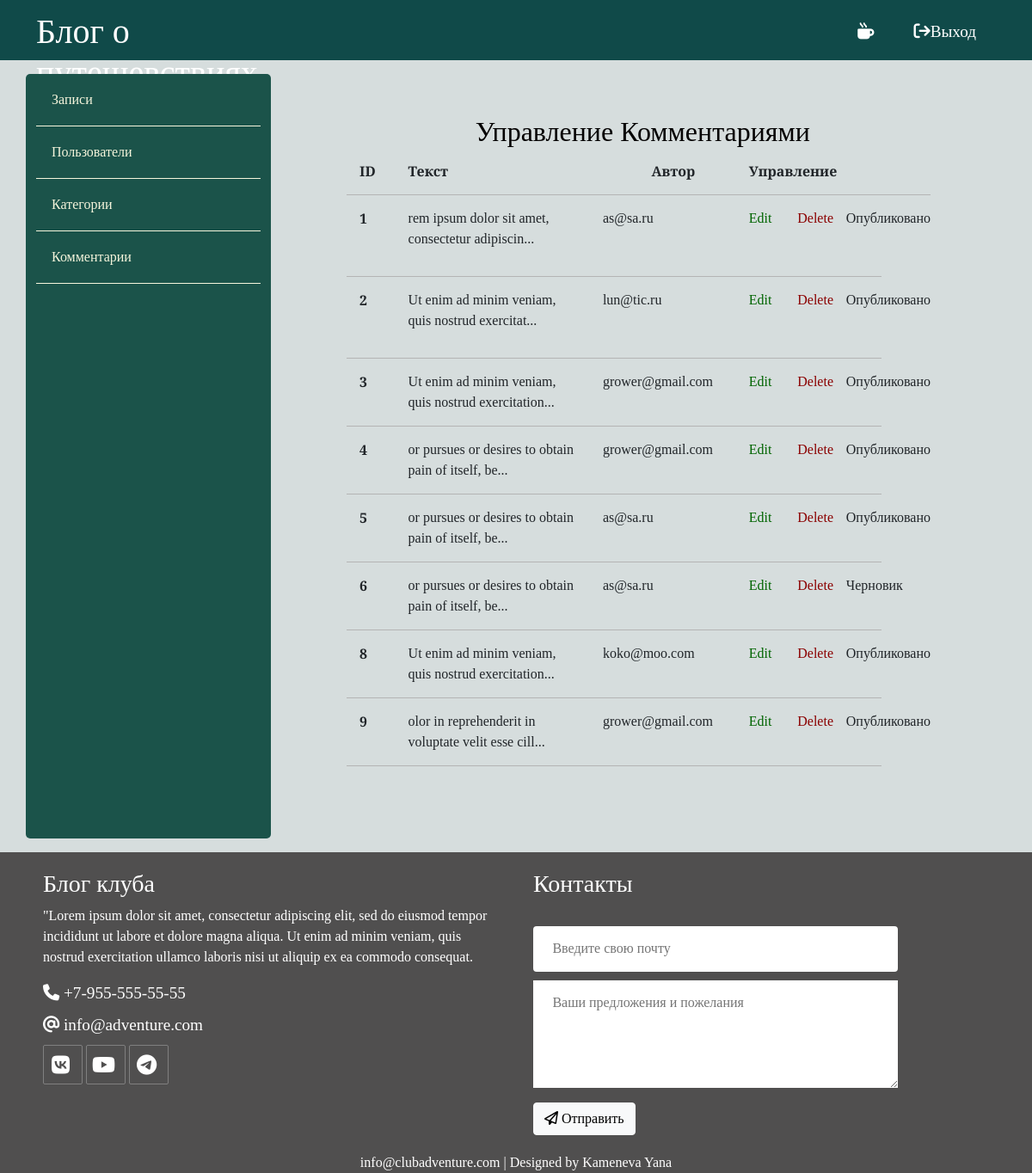
The app's page /admin/comments/index.php with its own data.
### tables this page shows
CREATE TABLE `comments` (
  `id` int NOT NULL,
  `status` tinyint DEFAULT '0',
  `page` int NOT NULL,
  `email` varchar(100) NOT NULL,
  `comment` text NOT NULL,
  `created_date` datetime NOT NULL DEFAULT CURRENT_TIMESTAMP
);

### app/database/db.php (called while the page is built, shortened)
<?php
include $_SERVER['DOCUMENT_ROOT'] . '/dinamicsite/app/database/connect.php';
function dbCheckError($query){
    $errInfo = $query->errorInfo();
    return true;
}
function selectAll($table, $params = []) {
    global $pdo;
    $sql = "SELECT * FROM $table";
    if (!empty($params)) {
        $i = 0;
        foreach ($params as $key => $value) {
            if (!is_numeric($value)) {
                $value = "'". $value . "'";
            }
            if ($i === 0) {
                $sql = $sql . " WHERE $key = $value";
        }else {
            $sql = $sql . " AND $key = $value";
        }
        $i++;
    }
}
    $query = $pdo->prepare($sql);
    $query->execute();
    return $query->fetchAll();
}

### app/controllers/commentaries.php (called while the page is built, shortened)
<?php
include_once $_SERVER['DOCUMENT_ROOT'] . '/dinamicsite/app/database/db.php';
$commentsForAdm = selectAll('comments');

### admin/comments/index.php (the view)
<?php include '../../app/include/header-admin.php';
include "../../app/controllers/commentaries.php"; ?>
<div class='container'>
<?php include '../../app/include/sidebar-admin.php'; ?>
        <div class='posts col-9'>
            <div class="row title-table">
                <h2>Управление Комментариями</h2>
                <div class="col-1">ID</div>
                <div class="col-5">Текст</div>
                <div class="col-2">Автор</div>
                <div class="col-4">Управление</div>
            </div>
            <?php foreach ($commentsForAdm as $key => $comment): ?>
            <div class="row post">
                <div class="id col-1"><?=$comment['id'];?></div>
                <div class="title col-4"><?=mb_substr($comment['comment'], 0, 50, 'UTF-8') . '...' ?></div>
                <div class="author col-3"><?=$comment['email']; ?></div>
                <div class="red col-1"><a href="edit.php?id=<?=$comment['id'];?>">Edit</a></div>
                <div class="del col-1"><a href="edit.php?delete_id=<?=$comment['id'];?>">Delete</a></div>
                    <?php if($comment['status']): ?>
                <div class="status col-1"><a href="edit.php?publish=0&pub_id=<?=$comment['id'];?>">Опубликовано</a></div>
                    <?php else: ?>
                <div class="status col-1"><a href="edit.php?publish=1&pub_id=<?=$comment['id'];?>">Черновик</a></div>
                <?php endif ?>
            </div>
            <?php endforeach; ?>
        </div>
    </div>
</div>
<?php include '../../app/include/footer-admin.php' ; ?>

### assets/css/admin.css (style rules this page uses)
* { font-family: 'Spectral', serif; }
:root { --colorHead: #104a49; --colorFoot: #504f4f; }
html, h1, h2, h3, h4, h5, h6 { color: #030101; }
body { background: #d6dddd; }
a { text-decoration: none; color: inherit; }
.posts { height: 100%; padding: 40px 100px 100px; }
.posts h2 { text-align: center; margin: 1.5rem 0 0 0.3rem; }
.posts .title-table div { padding: 15px; text-align: left; border-bottom: 1px solid #b4b4b4; font-weight: 600; }
.posts .post div { padding: 15px; text-align: left; border-bottom: 1px solid #b4b4b4; }
.posts .post .red { color: darkgreen; }
.posts .post .del { color: darkred; }
.posts .post .id { font-weight: bold; }

### records on screen
comments: id "1", comment "rem ipsum dolor sit amet, consectetur adipiscin", email "as@sa.ru"
comments: id "2", comment "Ut enim ad minim veniam, quis nostrud exercitat", email "lun@tic.ru"
comments: id "3", comment "Ut enim ad minim veniam, quis nostrud exercitation", email "grower@gmail.com"
comments: id "4", comment "or pursues or desires to obtain pain of itself, be", email "grower@gmail.com"
comments: id "5", comment "or pursues or desires to obtain pain of itself, be", email "as@sa.ru"
comments: id "6", comment "or pursues or desires to obtain pain of itself, be", email "as@sa.ru"
comments: id "8", comment "Ut enim ad minim veniam, quis nostrud exercitation", email "koko@moo.com"
comments: id "9", comment "olor in reprehenderit in voluptate velit esse cill", email "grower@gmail.com"
